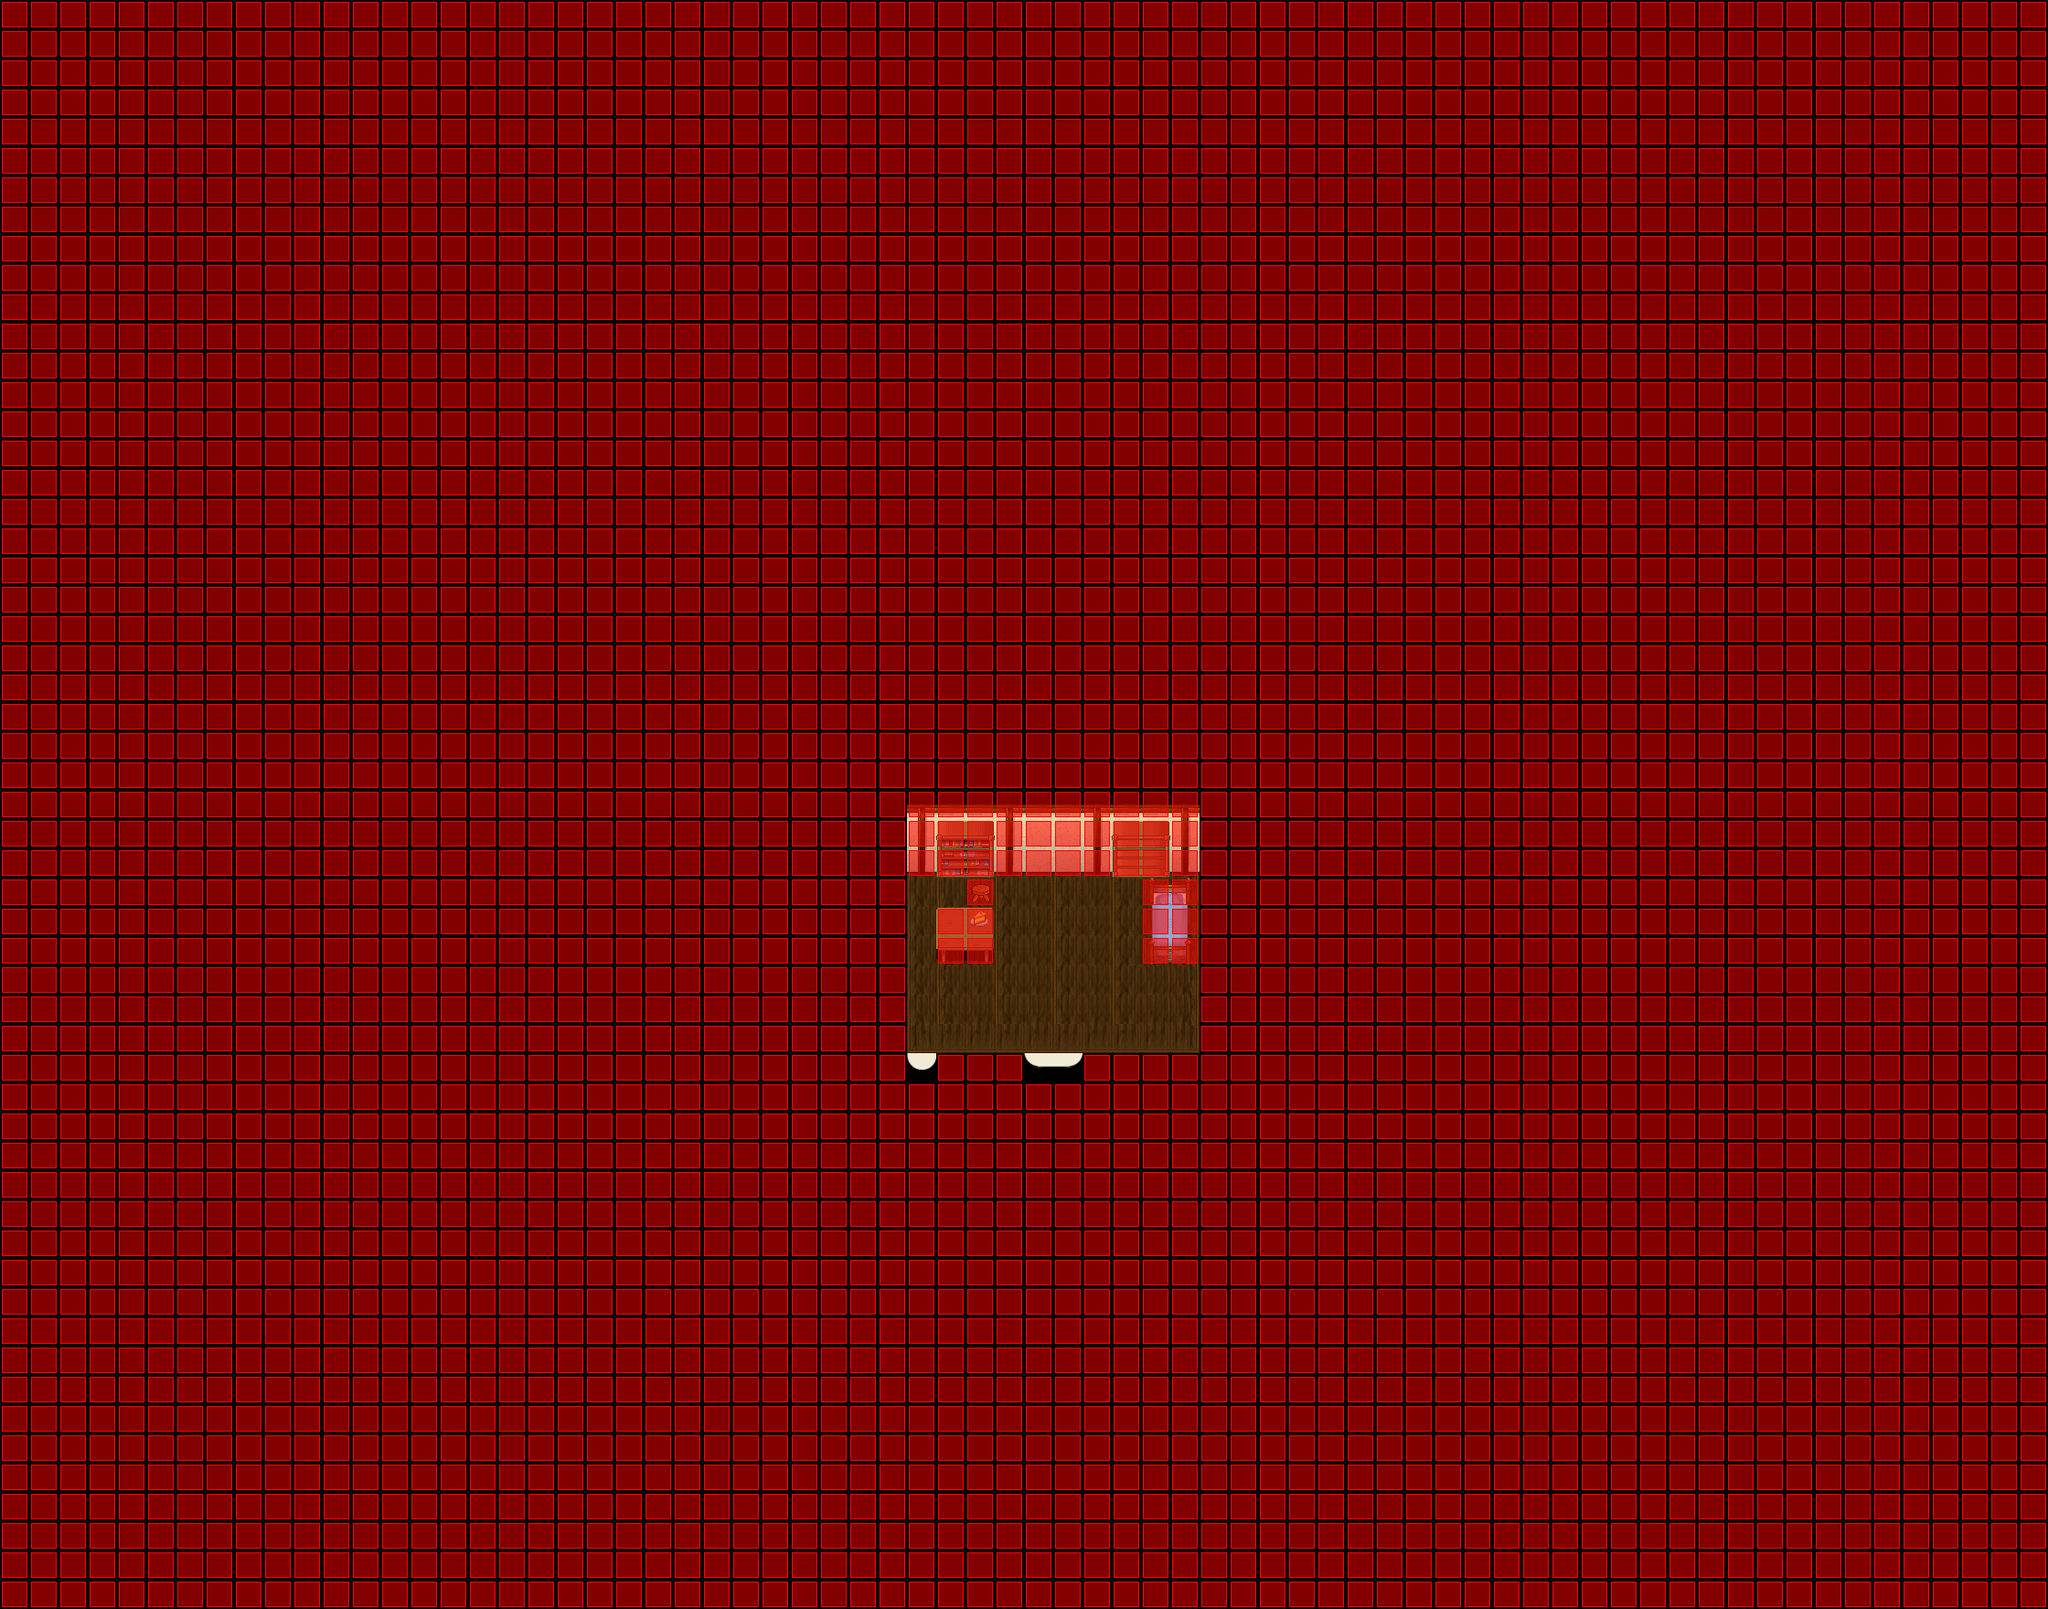

A 2D game scene composited from a Tiled map and its tileset images. What follows is a short description and the map's XML, with each tile layer's data collapsed to a summary:
An orthogonal 70x55 tile map with 32x32 px tiles, 6 tile layers (Ground, Ground, Fringe, Fringe, ...), 7 tilesets and 3 objects (2x WARP, SCRIPT).

<map version="1.0" orientation="orthogonal" width="70" height="55" tilewidth="32" tileheight="32">
 <properties>
  <property name="music" value="inside2.ogg" />
 </properties>
 <tileset firstgid="1" name="collision" tilewidth="32" tileheight="32">
  <image source="../graphics/tiles/collision1_32_32.png" width="1024" height="1024" />
 </tileset>
 <tileset firstgid="1025" name="inn" tilewidth="32" tileheight="32">
  <image source="../graphics/tiles/indoor3_32_32.png" width="1024" height="1024" />
 </tileset>
 <tileset firstgid="2049" name="woodland_indoor" tilewidth="32" tileheight="32">
  <image source="../graphics/tiles/indoor2_32_32.png" width="1024" height="1024" />
 </tileset>
 <tileset firstgid="3073" name="woodland_indoor_32_64" tilewidth="32" tileheight="64">
  <image source="../graphics/tiles/indoor1_32_64.png" width="1024" height="1024" />
 </tileset>
 <tileset firstgid="3585" name="indoor1_32_96" tilewidth="32" tileheight="96">
  <image source="../graphics/tiles/indoor1_32_96.png" width="1024" height="960" />
 </tileset>
 <tileset firstgid="3905" name="inn_32_64" tilewidth="32" tileheight="64">
  <image source="../graphics/tiles/indoor2_32_64.png" width="1024" height="1024" />
 </tileset>
 <tileset firstgid="4417" name="inn_32_96" tilewidth="32" tileheight="96">
  <image source="../graphics/tiles/indoor2_32_96.png" width="1024" height="960" />
 </tileset>
 <layer name="Ground" width="70" height="55">
  <data>[3850 cells, 70 non-empty, 9 distinct tile ids]</data>
 </layer>
 <layer name="Ground" width="70" height="55">
  <data>[3850 cells, 3780 non-empty, 5 distinct tile ids]</data>
 </layer>
 <layer name="Fringe" width="70" height="55">
  <data>[3850 cells, 41 non-empty, 17 distinct tile ids]</data>
 </layer>
 <layer name="Fringe" width="70" height="55">
  <data>[3850 cells, 9 non-empty, 9 distinct tile ids]</data>
 </layer>
 <layer name="Over" width="70" height="55">
  <data>[3850 cells, 0 non-empty, 0 distinct tile ids]</data>
 </layer>
 <layer name="Collision" width="70" height="55">
  <data>[3850 cells, 3798 non-empty, 1 distinct tile ids]</data>
 </layer>
 <objectgroup name="Object" width="70" height="55">
  <object name="Warp to city" type="WARP" x="-704" y="992" width="64" height="32">
   <properties>
    <property name="DEST_MAP" value="ow-o0000-o0000-o0000" />
    <property name="DEST_X" value="4224" />
    <property name="DEST_Y" value="2624" />
   </properties>
  </object>
  <object name="Warp to Outside" type="WARP" x="1120" y="1152" width="64" height="32">
   <properties>
    <property name="DEST_MAP" value="ow-n0001-p0002-o0000" />
    <property name="DEST_X" value="3780" />
    <property name="DEST_Y" value="5120" />
   </properties>
  </object>
  <object name="External Map Events" type="SCRIPT" x="-1920" y="0">
   <properties>
    <property name="FILENAME" value="scripts/maps/iw-twin_house01-o00-o00-o00.lua" />
   </properties>
  </object>
 </objectgroup>
</map>
